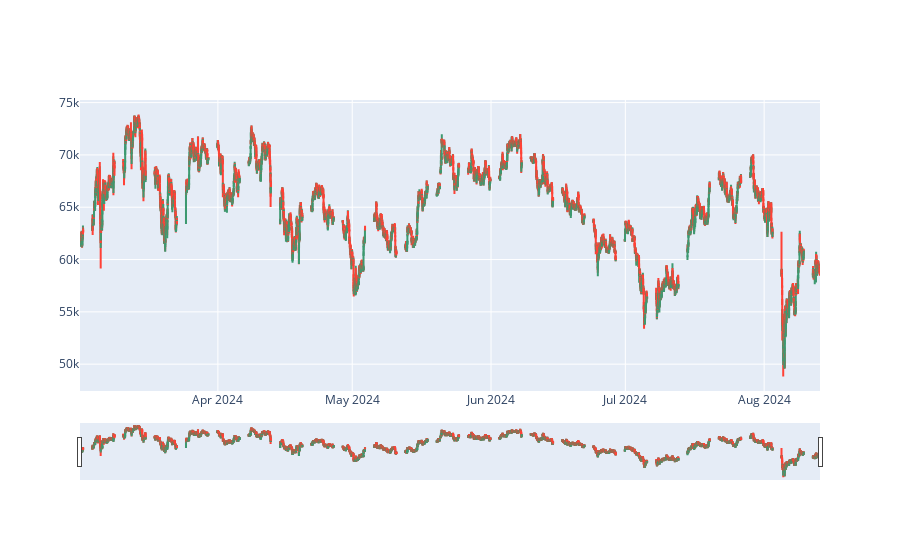

The code cell stored with this chart in its notebook:
### Code cell
# plot usnig plotly
import plotly.graph_objects as go

fig = go.Figure(data=[go.Candlestick(x=hist_data['dt'],
                open=hist_data['open'],
                high=hist_data['high'],
                low=hist_data['low'],
                close=hist_data['close'])])

fig.show()

### Figure 1 — Plotly figure (JSON) as saved in the notebook; plotly's stock layout.template omitted (floating-point values rounded to 4 significant figures; data arrays with more than 128 entries replaced by an {"elided": "..."} marker saying what was removed)
{"data": [{"close": {"elided": "11251 str values"}, "high": {"elided": "11251 str values"}, "low": {"elided": "11251 str values"}, "open": {"elided": "11251 str values"}, "type": "candlestick", "x": {"elided": "11251 str values"}}], "layout": {}}
